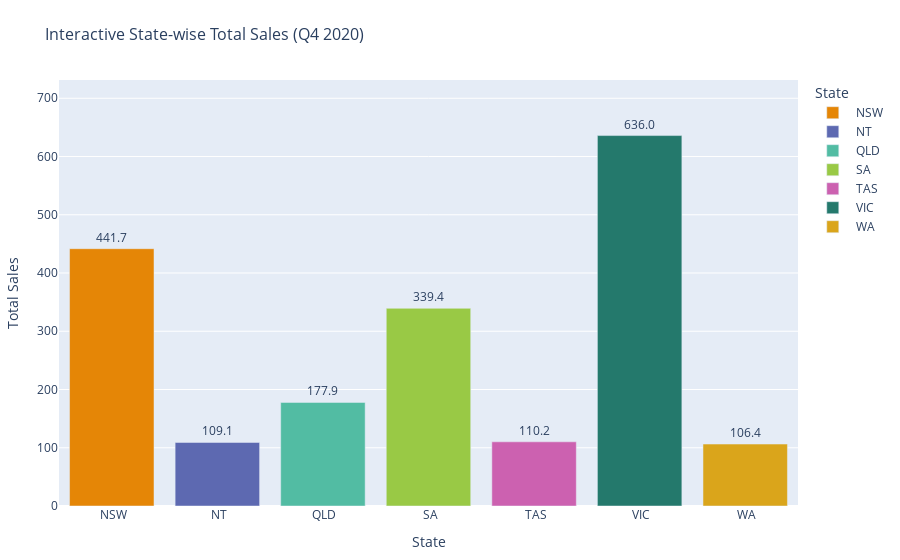

This figure's notebook cell:
### Code cell
# Aggregate total sales per state
state_sales_total = df.groupby('State')['Sales'].sum().reset_index()

# Interactive bar plot
fig = px.bar(
    state_sales_total,
    x='State',
    y='Sales',
    color='State',                  
    title='Interactive State-wise Total Sales (Q4 2020)',
    labels={'Sales':'Total Sales', 'State':'State'},
    text='Sales',                   
    color_discrete_sequence=px.colors.qualitative.Vivid
)

# Show values on top of bars and ensure full visibility
fig.update_traces(
    texttemplate='%{text:.1f}',   # show one decimal point
    textposition='outside'
)

# Adjust layout so bars and text are fully visible
fig.update_layout(
    yaxis=dict(range=[0, state_sales_total['Sales'].max() * 1.15]),  # add 15% space on top
    margin=dict(t=80, b=50, l=50, r=50),  # increase top margin
    title_font_size=16
)

# Show interactive plot
fig.show()

### Figure 1 — Plotly figure (JSON) as saved in the notebook; plotly's stock layout.template omitted (floating-point values rounded to 4 significant figures)
{"data": [{"hovertemplate": "State=%{x}<br>Total Sales=%{text}<extra></extra>", "legendgroup": " NSW", "marker": {"color": "rgb(229, 134, 6)", "pattern": {"shape": ""}}, "name": " NSW", "orientation": "v", "showlegend": true, "text": [441.7], "textposition": "outside", "texttemplate": "%{text:.1f}", "type": "bar", "x": [" NSW"], "xaxis": "x", "y": [441.7], "yaxis": "y"}, {"hovertemplate": "State=%{x}<br>Total Sales=%{text}<extra></extra>", "legendgroup": " NT", "marker": {"color": "rgb(93, 105, 177)", "pattern": {"shape": ""}}, "name": " NT", "orientation": "v", "showlegend": true, "text": [109.1], "textposition": "outside", "texttemplate": "%{text:.1f}", "type": "bar", "x": [" NT"], "xaxis": "x", "y": [109.1], "yaxis": "y"}, {"hovertemplate": "State=%{x}<br>Total Sales=%{text}<extra></extra>", "legendgroup": " QLD", "marker": {"color": "rgb(82, 188, 163)", "pattern": {"shape": ""}}, "name": " QLD", "orientation": "v", "showlegend": true, "text": [177.9], "textposition": "outside", "texttemplate": "%{text:.1f}", "type": "bar", "x": [" QLD"], "xaxis": "x", "y": [177.9], "yaxis": "y"}, {"hovertemplate": "State=%{x}<br>Total Sales=%{text}<extra></extra>", "legendgroup": " SA", "marker": {"color": "rgb(153, 201, 69)", "pattern": {"shape": ""}}, "name": " SA", "orientation": "v", "showlegend": true, "text": [339.4], "textposition": "outside", "texttemplate": "%{text:.1f}", "type": "bar", "x": [" SA"], "xaxis": "x", "y": [339.4], "yaxis": "y"}, {"hovertemplate": "State=%{x}<br>Total Sales=%{text}<extra></extra>", "legendgroup": " TAS", "marker": {"color": "rgb(204, 97, 176)", "pattern": {"shape": ""}}, "name": " TAS", "orientation": "v", "showlegend": true, "text": [110.2], "textposition": "outside", "texttemplate": "%{text:.1f}", "type": "bar", "x": [" TAS"], "xaxis": "x", "y": [110.2], "yaxis": "y"}, {"hovertemplate": "State=%{x}<br>Total Sales=%{text}<extra></extra>", "legendgroup": " VIC", "marker": {"color": "rgb(36, 121, 108)", "pattern": {"shape": ""}}, "name": " VIC", "orientation": "v", "showlegend": true, "text": [636.0], "textposition": "outside", "texttemplate": "%{text:.1f}", "type": "bar", "x": [" VIC"], "xaxis": "x", "y": [636.0], "yaxis": "y"}, {"hovertemplate": "State=%{x}<br>Total Sales=%{text}<extra></extra>", "legendgroup": " WA", "marker": {"color": "rgb(218, 165, 27)", "pattern": {"shape": ""}}, "name": " WA", "orientation": "v", "showlegend": true, "text": [106.4], "textposition": "outside", "texttemplate": "%{text:.1f}", "type": "bar", "x": [" WA"], "xaxis": "x", "y": [106.4], "yaxis": "y"}], "layout": {"barmode": "relative", "legend": {"title": {"text": "State"}, "tracegroupgap": 0}, "margin": {"b": 50, "l": 50, "r": 50, "t": 80}, "title": {"font": {"size": 16}, "text": "Interactive State-wise Total Sales (Q4 2020)"}, "xaxis": {"anchor": "y", "categoryarray": [" NSW", " NT", " QLD", " SA", " TAS", " VIC", " WA"], "categoryorder": "array", "domain": [0, 1], "title": {"text": "State"}}, "yaxis": {"anchor": "x", "domain": [0, 1], "range": [0, 731.4], "title": {"text": "Total Sales"}}}}
